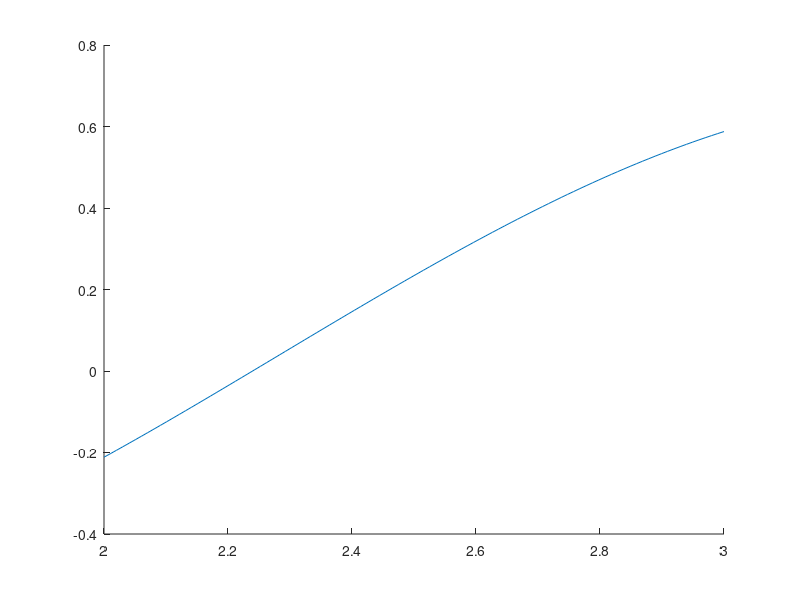

The MATLAB source for this figure: (Note: this script raises an error after producing the figure.)
% CORTI FILIPPO 77044A
addpath('..\labs\lib')

%% 1)
clc; clear; format short e;
hold on;

%1:
a = 2;
b = 3;
f = @(x) -log(x) .* cos(x) - 0.5;

zs = linspace(a, b, 100);
plot(zs, f(zs))

%2:
alpha = fzero(f, [a b])

x0 = 2;
toll = 1e-5;
nitmax = 100;
df = @(x) - ((1./x) .* cos(x) + log(x) .* -sin(x));  
alphaN = newton(f, df, x0, toll, nitmax)

err = abs(alphaN - alpha)

%3:
N = 5;
x = linspace(a, b, N);
y = f(x);

p = polyfit(x, y, N-1);
pxm = polyval(p, (a+b)/2)

z = linspace(a, b, 100);
err2 = max(abs(f(z) - polyval(p, z)))

%4:
r = polyfit(x, y, 1);
rxm = polyval(r, (a+b)/2)
err3 = max(abs(f(z) - polyval(r, z)))

%% 2)
clc; clear; format short e;

f = @(t, y) y.*sin(t) + sin(2*t);
t0 = 0;
tmax = 1;
y0 = -2;

sol = @(t) 2 - 2*cos(t) - 2*exp(1 - cos(t));

%1:
h = 0.05;
T = t0:h:tmax;
[T, Y] = heun(f, T, y0);
YN = Y(end)

%2:
plot(T, sol(T), T, Y)
legend('Exact','Heun');

%3:
errinf = norm(sol(T)-Y, inf)

%4:
s1 = griddedInterpolant(T, Y, 'linear');
s1t = s1(1/3)

%5:
It = trapz(T, Y)
I = integral(sol, 0, 1)

err = abs(I-It)
